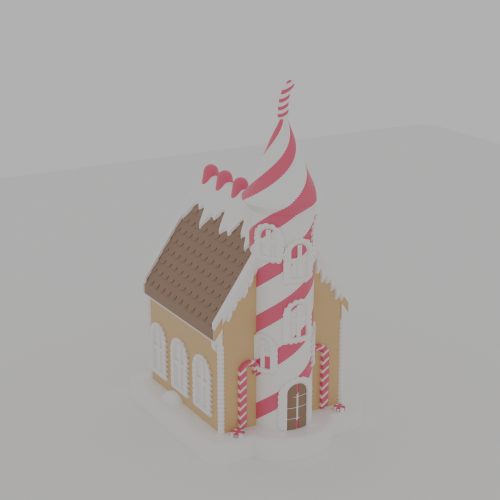
#> input picture business/store_kit/images/gingerbread_candy_cane_chapel.png, 1000 x 1000 px (shown at 1/2 size)
$ python -i render_covers.py   (imports and definitions only)
#> lines starting #> are read from the running program, lines starting #| are printed output that depends on the picture
#!/usr/bin/env python3
"""Store pictures for the two Christmas village bundles (2026-11-11), rendered from
the STL parts inside the very ZIPs the buyer downloads, in the colours each
building's own README says its 3MF is set to. So every picture shows exactly the
files on sale. Each building's older renders in openscad_models/ predate its last
design change, and the Victorian group shot shows Santa's Workshop v1, so none of
them are used here.

    python3 render_covers.py         (renders, then the grids)
    python3 render_covers.py --grid  (grids only, from renders already made)

Writes images/<building>.png and images/<style>_village_grid.png. Design-review
renders, not photos: the grid says so on its face.
"""
import re
import subprocess
import sys
import tempfile
import zipfile
from pathlib import Path

import numpy as np
from PIL import Image, ImageDraw, ImageFont, ImageOps

HERE = Path(__file__).resolve().parent
ROOT = HERE.parents[1]
R = ROOT / "tools" / "blender_render.py"
IMG = HERE / "images"
FONTS = ROOT / "assets" / "fonts"
ZIPS = {
    "victorian": HERE / "out" / "OnBrandCraftz_Victorian_Christmas_Village_8_buildings.zip",
    "gingerbread": HERE / "out" / "OnBrandCraftz_Gingerbread_Christmas_Village_7_buildings.zip",
}
TITLES = {"victorian": "Victorian Christmas Village", "gingerbread": "Gingerbread Christmas Village"}


def rgb(h):
    h = h.lstrip("#")
    return ",".join(f"{int(h[i:i + 2], 16) / 255:.3f}" for i in (0, 2, 4))


# [33 lines left out: functions buildings, render_all, not called in this run]


def crop(p):
    """Trim the studio background to the building, then lift contrast without shifting its colours."""
#> called with p = 'images/gingerbread_candy_cane_chapel.png'
    im = Image.open(p).convert("RGB")
    a = np.asarray(im).astype(int)
    ys, xs = np.where(np.abs(a - a[5, 5]).sum(axis=2) > 40)
    im = im.crop((max(xs.min() - 20, 0), max(ys.min() - 20, 0), min(xs.max() + 20, im.width), min(ys.max() + 20, im.height)))
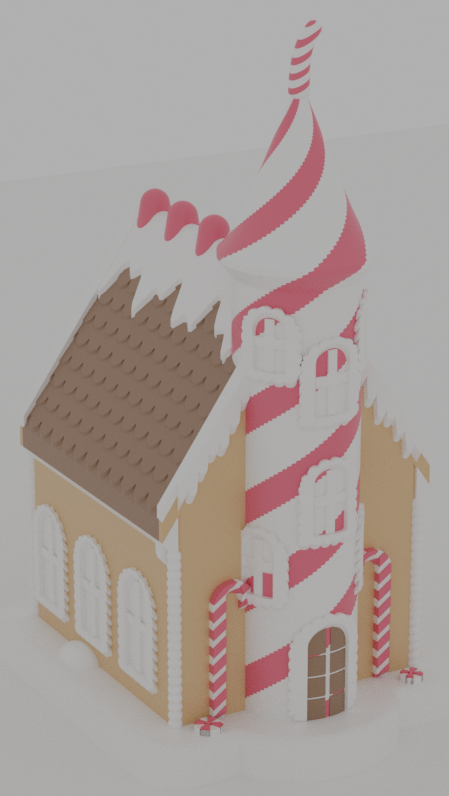
#> im: PIL image 449x796 RGB; mean R, G, B 168, 157.5, 153.6
    return Image.blend(im, ImageOps.autocontrast(im, cutoff=1, preserve_tone=True), 0.5)
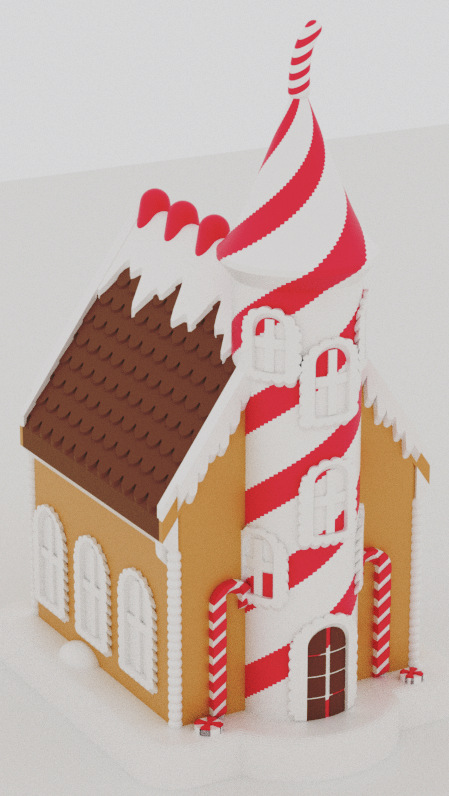
#> returned value: PIL image 449x796 RGB; mean R, G, B 195.5, 173.3, 165.7


# [31 lines left out: function grid, not called in this run]


# [5 lines not run here, left out]

>>> result = crop('images/gingerbread_candy_cane_chapel.png')

$ run again, on business/store_kit/images/gingerbread_cookie_clock_tower.png
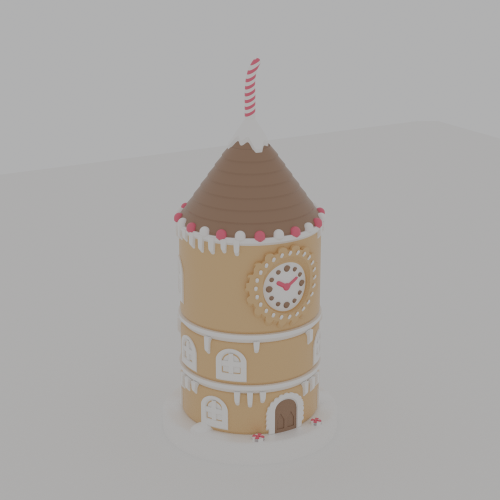
#> input picture business/store_kit/images/gingerbread_cookie_clock_tower.png, 1000 x 1000 px (shown at 1/2 size)
#> in crop, `im = im.crop((max(xs.min() - 20, 0), max(ys.min() - 20, 0), min(xs.max..`:
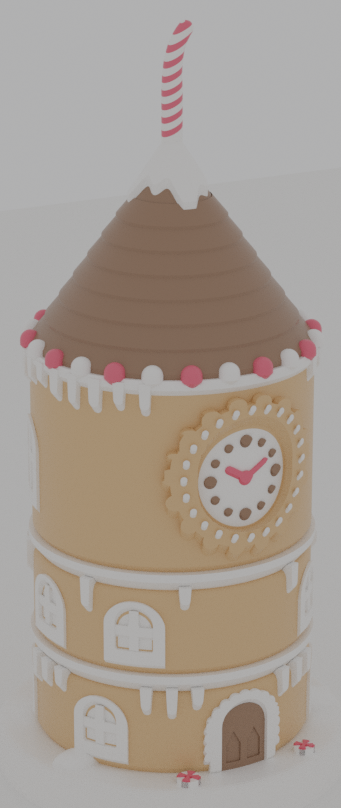
#> im: PIL image 341x808 RGB; mean R, G, B 165.1, 154.9, 145.6
#> in crop, `return Image.blend(im, ImageOps.autocontrast(im, cutoff=1, preserve_to..`:
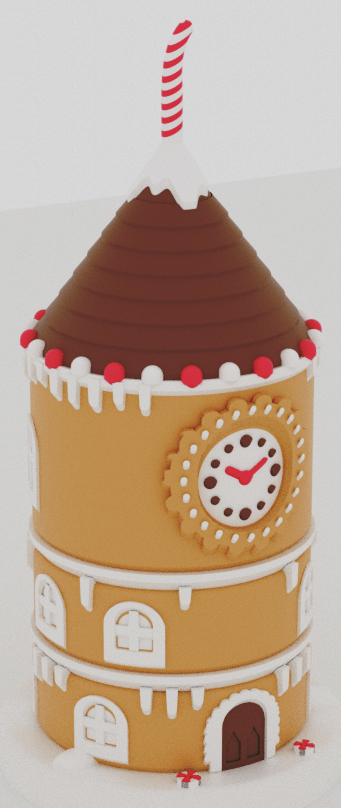
#> returned value: PIL image 341x808 RGB; mean R, G, B 188.9, 166.5, 148.8

$ run again, on business/store_kit/images/gingerbread_cottage.png
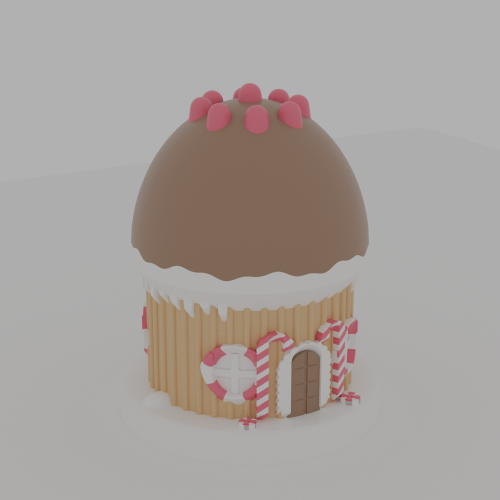
#> input picture business/store_kit/images/gingerbread_cottage.png, 1000 x 1000 px (shown at 1/2 size)
#> in crop, `im = im.crop((max(xs.min() - 20, 0), max(ys.min() - 20, 0), min(xs.max..`:
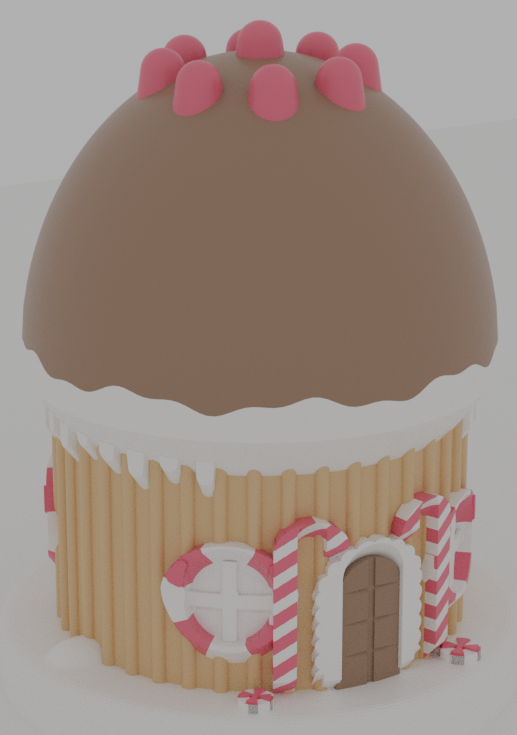
#> im: PIL image 517x735 RGB; mean R, G, B 155.7, 138.8, 129.7
#> in crop, `return Image.blend(im, ImageOps.autocontrast(im, cutoff=1, preserve_to..`:
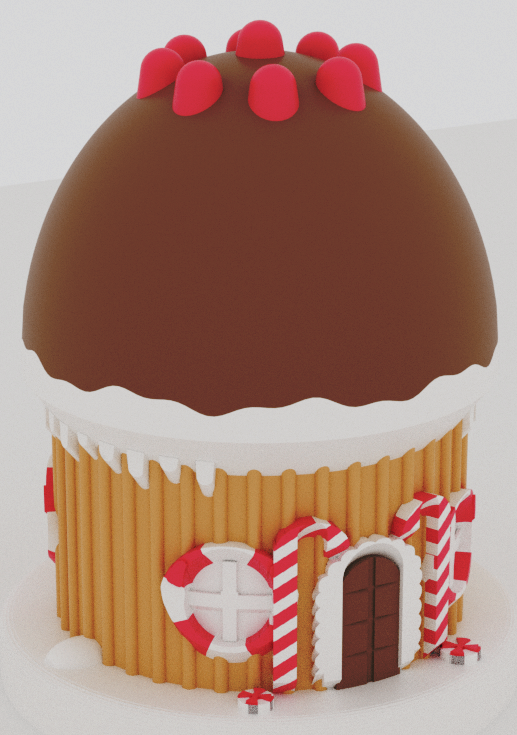
#> returned value: PIL image 517x735 RGB; mean R, G, B 169.1, 133.7, 120.2

$ run again, on business/store_kit/images/gingerbread_santas_workshop.png
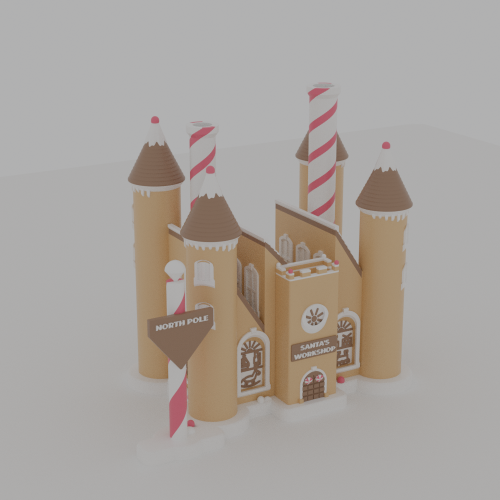
#> input picture business/store_kit/images/gingerbread_santas_workshop.png, 1000 x 1000 px (shown at 1/2 size)
#> in crop, `im = im.crop((max(xs.min() - 20, 0), max(ys.min() - 20, 0), min(xs.max..`:
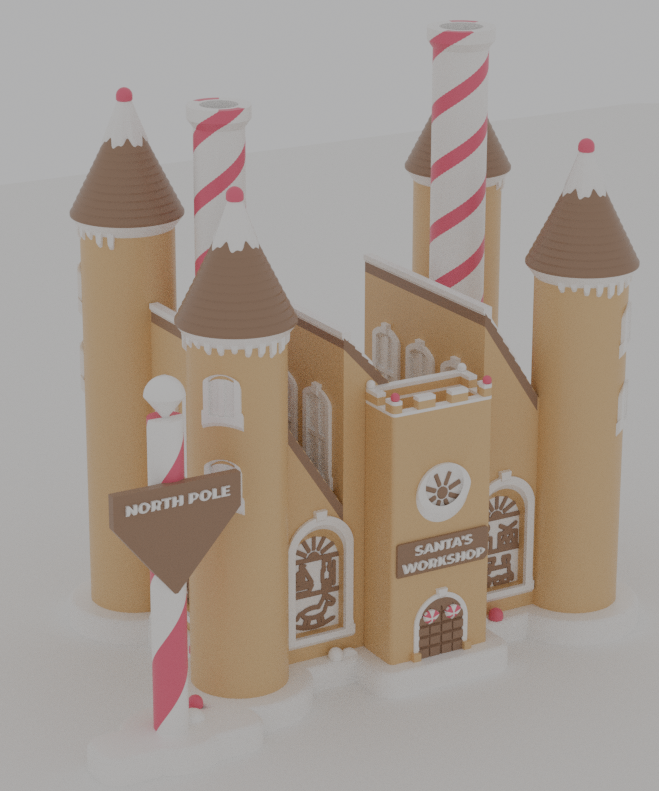
#> im: PIL image 659x791 RGB; mean R, G, B 163.8, 152.3, 142.3
#> in crop, `return Image.blend(im, ImageOps.autocontrast(im, cutoff=1, preserve_to..`:
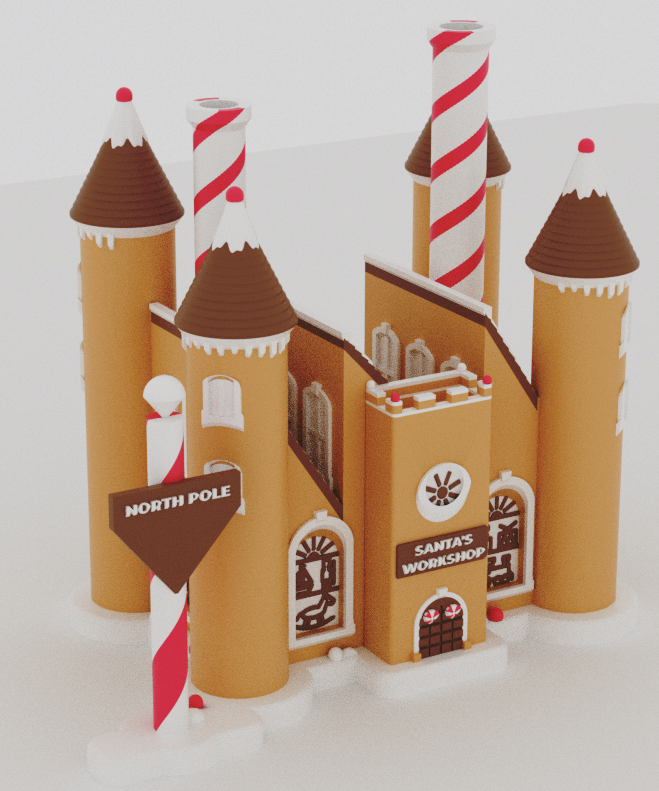
#> returned value: PIL image 659x791 RGB; mean R, G, B 188.2, 164.7, 147
